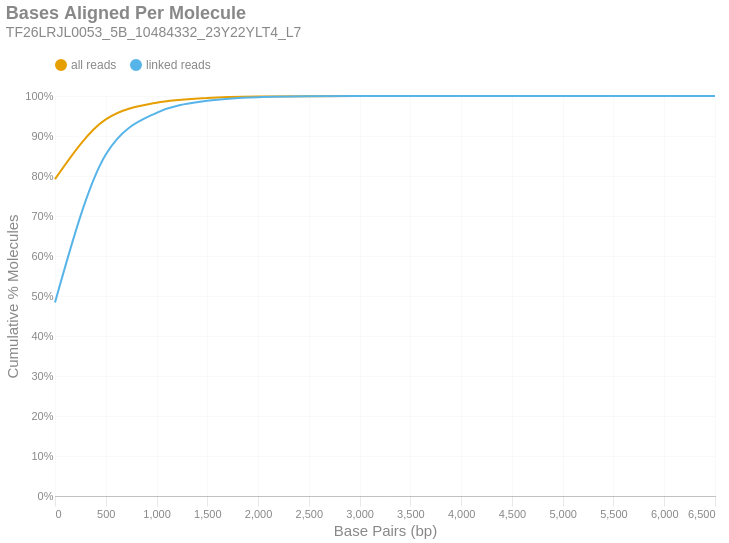

The notebook cell saved with this chart:
### Markdown cell above
### Bases Aligned Per Molecule
This is a cumulative frequency distribution showing the number of base pairs aligned per unique molecule. These data are shown in 500 bp bins. There are two distributions: one with `all reads` (yellow) and another with only `linked reads` (blue). The percent of molecules in the `linked reads` distribution is relative to the total number of linked molecules.

### Code cell
if SKIPLR:
    print_html(f"Skipped")
else:
    binned_df = consolidated_hist(valids['aligned_bp'], mask, 500, True)
    with SafeRender(binned_df):
        (
            density_plot(binned_df, 'Bases Aligned Per Molecule', samplename, 'basesper')
            .encode(
                x=alt.X('bin:Q', title="Base Pairs (bp)").axis(tickMinStep=500).scale(padding=0),
                y=alt.Y('value:Q', title='Cumulative % Molecules')
                    .axis(format='%')
                    .scale(domain = [0,1])
                    .stack(False),
                color=alt.Color("key:N").scale(domain = ["all reads", "linked reads"]),
                tooltip = [
                    alt.Tooltip("key:N", title = "Data Type"),
                    alt.Tooltip("range_label:N", title="Bases Aligned Per Molecule"),
                    alt.Tooltip("value:Q", format = ".2%", title="% Molecules (Cum.)")
                ]
            )
        ).display()

### Figure 1 — Vega-Lite specification as saved in the notebook (floating-point values rounded to 4 significant figures)
{"width": "container", "height": 400, "config": {"title": {"anchor": "start", "dy": -15, "fontSize": 18, "color": "#888888", "subtitleColor": "#888888", "subtitleFontSize": 14}, "arc": {"fill": "#0072B2"}, "axis": {"domainColor": "#888888", "domainWidth": 0.5, "gridWidth": 0.2, "grid": false, "titleFontWeight": 400, "titleFontSize": 15, "labelFontSize": 11, "labelColor": "#888888", "tickColor": "#888888", "tickWidth": 0.2, "titleColor": "#888888"}, "axisBand": {"grid": false}, "axisX": {"grid": true, "tickSize": 10, "domainCap": "round"}, "axisY": {"domain": false, "grid": true, "tickSize": 0, "domainCap": "round"}, "background": "transparent", "header": {"labelFontSize": 15, "labelColor": "#888888", "titleFontSize": 15, "titleFontWeight": 600, "titleColor": "#888888"}, "legend": {"labelFont": "sans-serif", "labelFontSize": 12, "labelColor": "#888888", "symbolSize": 100, "symbolType": "circle", "titleFontSize": 12, "titlePadding": 10, "titleColor": "#888888", "title": null, "orient": "top"}, "range": {"category": ["#E69F00", "#56B4E9", "#009E73", "#F0E442", "#0072B2", "#D55E00", "#CC79A7", "#000000"], "diverging": ["#cfe8f3", "#a2d4ec", "#73bfe2", "#46abdb", "#1696d2", "#12719e"]}, "area": {"fill": "#0072B2", "fillOpacity": 0.7, "line": true, "strokeOpacity": 0.7}, "line": {"color": "#0072B2", "stroke": "#0072B2", "strokeWidth": 2}, "trail": {"color": "#0072B2", "stroke": "#0072B2", "strokeWidth": 0, "size": 1}, "point": {"filled": true, "fillOpacity": 1.0, "size": 95}, "text": {"color": "#888888", "fontSize": 11, "align": "right", "fontWeight": 400, "size": 11}, "bar": {"fill": "#0072B2", "stroke": null}, "view": {"stroke": null, "continuousWidth": 660, "continuousHeight": 400}}, "data": {"name": "data-2403ab091b61e3401de90091d7269259"}, "mark": {"type": "line", "interpolate": "monotone", "point": {"opacity": 0, "size": 275}}, "encoding": {"color": {"field": "key", "scale": {"domain": ["all reads", "linked reads"]}, "type": "nominal"}, "tooltip": [{"field": "key", "title": "Data Type", "type": "nominal"}, {"field": "range_label", "title": "Bases Aligned Per Molecule", "type": "nominal"}, {"field": "value", "format": ".2%", "title": "% Molecules (Cum.)", "type": "quantitative"}], "x": {"axis": {"tickMinStep": 500}, "field": "bin", "scale": {"padding": 0}, "title": "Base Pairs (bp)", "type": "quantitative"}, "y": {"axis": {"format": "%"}, "field": "value", "scale": {"domain": [0, 1]}, "stack": false, "title": "Cumulative % Molecules", "type": "quantitative"}}, "params": [{"name": "param_c36ac31b6afebe62", "select": {"type": "point", "fields": ["key"]}, "bind": "legend"}], "title": {"text": "Bases Aligned Per Molecule", "subtitle": "TF26LRJL0053_5B_10484332_23Y22YLT4_L7"}, "transform": [{"fold": ["all reads (cumsum)", "linked reads (cumsum)"]}, {"calculate": "replace(datum.key, ' (cumsum)', '')", "as": "key"}, {"filter": {"param": "param_c36ac31b6afebe62"}}], "usermeta": {"embedOptions": {"downloadFileName": "TF26LRJL0053_5B_10484332_23Y22YLT4_L7.basesper"}}, "$schema": "https://vega.github.io/schema/vega-lite/v6.4.1.json", "datasets": {"data-2403ab091b61e3401de90091d7269259": [{"bin": "0.0", "interval": "0.0-500.0", "all reads": 0.7922, "linked reads": 0.484, "all reads (cumsum)": 0.7922, "linked reads (cumsum)": 0.484, "range_label": "0-499"}, {"bin": "500.0", "interval": "500.0-1000.0", "all reads": 0.1492, "linked reads": 0.3696, "all reads (cumsum)": 0.9415, "linked reads (cumsum)": 0.8536, "range_label": "500-999"}, {"bin": "1000.0", "interval": "1000.0-1500.0", "all reads": 0.04175, "linked reads": 0.1044, "all reads (cumsum)": 0.9832, "linked reads (cumsum)": 0.958, "range_label": "1000-1499"}, {"bin": "1500.0", "interval": "1500.0-2000.0", "all reads": 0.01208, "linked reads": 0.03021, "all reads (cumsum)": 0.9953, "linked reads (cumsum)": 0.9882, "range_label": "1500-1999"}, {"bin": "2000.0", "interval": "2000.0-2500.0", "all reads": 0.003581, "linked reads": 0.008959, "all reads (cumsum)": 0.9989, "linked reads (cumsum)": 0.9972, "range_label": "2000-2499"}, {"bin": "2500.0", "interval": "2500.0-3000.0", "all reads": 0.0008174, "linked reads": 0.002045, "all reads (cumsum)": 0.9997, "linked reads (cumsum)": 0.9992, "range_label": "2500-2999"}, {"bin": "3000.0", "interval": "3000.0-3500.0", "all reads": 0.0002109, "linked reads": 0.0005277, "all reads (cumsum)": 0.9999, "linked reads (cumsum)": 0.9997, "range_label": "3000-3499"}, {"bin": "3500.0", "interval": "3500.0-4000.0", "all reads": 7.571e-05, "linked reads": 0.0001894, "all reads (cumsum)": 1.0, "linked reads (cumsum)": 0.9999, "range_label": "3500-3999"}, {"bin": "4000.0", "interval": "4000.0-4500.0", "all reads": 1.92e-05, "linked reads": 4.803e-05, "all reads (cumsum)": 1.0, "linked reads (cumsum)": 1.0, "range_label": "4000-4499"}, {"bin": "4500.0", "interval": "4500.0-5000.0", "all reads": 5.679e-06, "linked reads": 1.421e-05, "all reads (cumsum)": 1.0, "linked reads (cumsum)": 1.0, "range_label": "4500-4999"}, {"bin": "5000.0", "interval": "5000.0-5500.0", "all reads": 1.622e-06, "linked reads": 4.059e-06, "all reads (cumsum)": 1.0, "linked reads (cumsum)": 1.0, "range_label": "5000-5499"}, {"bin": "5500.0", "interval": "5500.0-6000.0", "all reads": 0.0, "linked reads": 0.0, "all reads (cumsum)": 1.0, "linked reads (cumsum)": 1.0, "range_label": "5500-5999"}, {"bin": "6000.0", "interval": "6000.0-6500.0", "all reads": 5.408e-07, "linked reads": 1.353e-06, "all reads (cumsum)": 1.0, "linked reads (cumsum)": 1.0, "range_label": "6000-6499"}, {"bin": "6500.0", "interval": "6500.0-7000.0", "all reads": 2.704e-07, "linked reads": 6.765e-07, "all reads (cumsum)": 1.0, "linked reads (cumsum)": 1.0, "range_label": "6500-6999"}]}}
